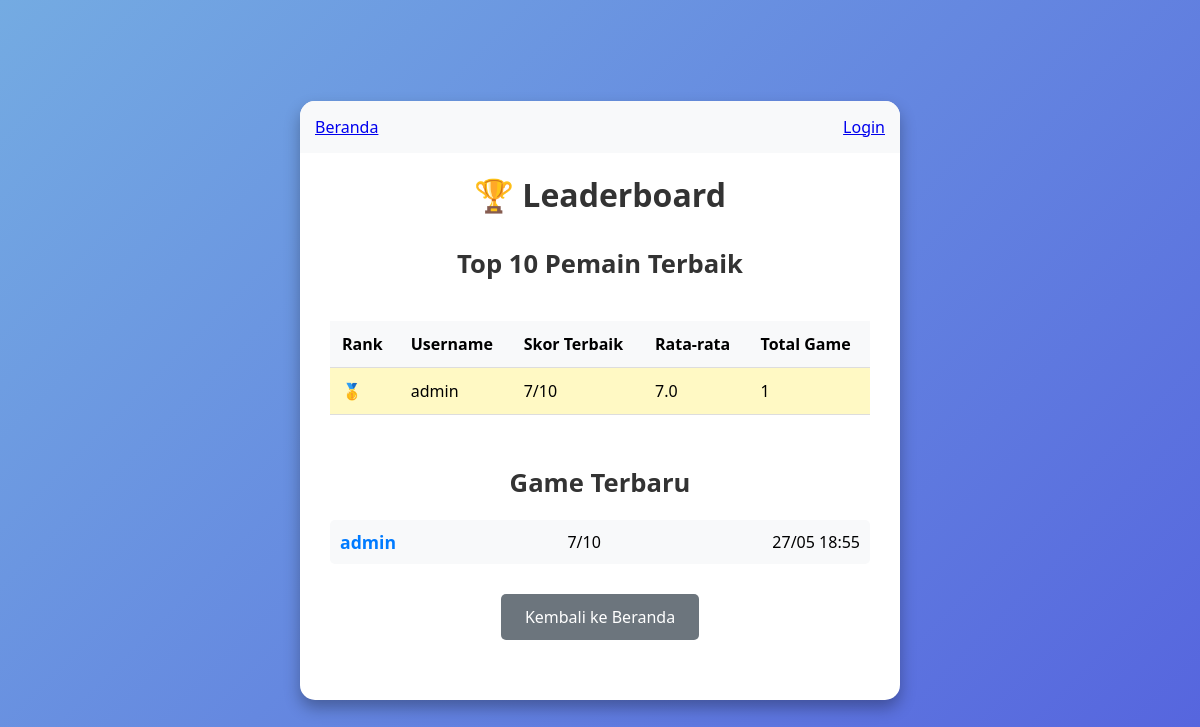
The app's page /leaderboard with its own data.
### app.py (models this page shows, shortened)
class User(db.Model):
    id = db.Column(db.Integer, primary_key=True)
    username = db.Column(db.String(80), unique=True, nullable=False)
    email = db.Column(db.String(120), unique=True, nullable=False)
    created_at = db.Column(db.DateTime, default=datetime.utcnow)
    game_results = db.relationship('GameResult', backref='player', lazy=True)

class GameResult(db.Model):
    id = db.Column(db.Integer, primary_key=True)
    user_id = db.Column(db.Integer, db.ForeignKey('user.id'), nullable=False)
    score = db.Column(db.Integer, nullable=False)
    total_questions = db.Column(db.Integer, default=10)
    played_at = db.Column(db.DateTime, default=datetime.utcnow)
    time_taken = db.Column(db.Integer, nullable=True)  # in seconds

### app.py (the view)
@app.route('/leaderboard')
def leaderboard():
    top_scores = db.session.query(
        User.username,
        db.func.max(GameResult.score).label('best_score'),
        db.func.count(GameResult.id).label('games_played'),
        db.func.avg(GameResult.score).label('avg_score')
    ).join(GameResult).group_by(User.id).order_by(db.func.max(GameResult.score).desc()).limit(10).all()
    recent_games = db.session.query(
        User.username,
        GameResult.score,
        GameResult.played_at
    ).join(GameResult).order_by(GameResult.played_at.desc()).limit(5).all()
    return render_template('leaderboard.html',
                         top_scores=top_scores,
                         recent_games=recent_games)

### templates/leaderboard.html (shortened to what this page needs)
<!DOCTYPE html>
<html lang="id">
  <head>
    <link rel="stylesheet" href="{{ url_for('static', filename='style.css') }}" />
  </head>
  <body>
    <div class="container">
      <nav class="nav-bar">
        <a href="{{ url_for('home') }}">Beranda</a>
        {% if session.username %}
        <a href="{{ url_for('profile') }}">Profil</a>
        <a href="{{ url_for('logout') }}">Logout</a>
        {% else %}
        <a href="{{ url_for('login') }}">Login</a>
        {% endif %}
      </nav>
      <h1>🏆 Leaderboard</h1>
      <div class="leaderboard-section">
        <h2>Top 10 Pemain Terbaik</h2>
        {% if top_scores %}
        <div class="leaderboard-table">
          <table>
            <thead>
              <tr>
                <th>Rank</th>
                <th>Username</th>
                <th>Skor Terbaik</th>
                <th>Rata-rata</th>
                <th>Total Game</th>
              </tr>
            </thead>
            <tbody>
              {% for score in top_scores %}
              <tr class="{% if loop.index <= 3 %}top-{{ loop.index }}{% endif %}">
                <td>{% if loop.index == 1 %}🥇 {% elif loop.index == 2 %}🥈 {% elif loop.index == 3 %}🥉 {% else %}{{ loop.index }} {% endif %}</td>
                <td>{{ score.username }}</td>
                <td>{{ score.best_score }}/10</td>
                <td>{{ "%.1f"|format(score.avg_score) }}</td>
                <td>{{ score.games_played }}</td>
              </tr>
              {% endfor %}
            </tbody>
          </table>
        </div>
        {% else %}
        <p class="no-data">Belum ada data pemain. Jadilah yang pertama!</p>
        {% endif %}
      </div>
      <div class="recent-games-section">
        <h2>Game Terbaru</h2>
        {% if recent_games %}
        <div class="recent-games">
          {% for game in recent_games %}
          <div class="game-item">
            <span class="username">{{ game.username }}</span>
            <span class="score">{{ game.score }}/10</span>
            <span class="date">{{ game.played_at.strftime('%d/%m %H:%M') }}</span>
          </div>
          {% endfor %}
        </div>
        {% else %}
        <p class="no-data">Belum ada game yang dimainkan.</p>
        {% endif %}
      </div>
      <div class="action-buttons">
        <a href="{{ url_for('home') }}" class="btn-secondary">Kembali ke Beranda</a>
      </div>
    </div>
  </body>
</html>

### static/style.css (style rules this page uses)
* { margin: 0; padding: 0; box-sizing: border-box; }
body { font-family: "Segoe UI", Tahoma, Geneva, Verdana, sans-serif; background: linear-gradient(135deg, #74abe2, #5563de); min-height: 100vh; display: flex; justify-content: center; align-items: center; }
.container { background: #ffffff; max-width: 600px; width: 90%; margin: auto; padding: 30px; border-radius: 15px; box-shadow: 0 8px 16px rgba(0, 0, 0, 0.3); text-align: center; }
h1 { color: #333; margin-bottom: 20px; }
.nav-bar { background: #f8f9fa; padding: 15px; margin: -30px -30px 20px -30px; border-radius: 15px 15px 0 0; display: flex; justify-content: space-between; align-items: center; flex-wrap: wrap; }
.leaderboard-section, .recent-games-section { margin: 30px 0; }
.leaderboard-table { overflow-x: auto; }
.leaderboard-table table { width: 100%; border-collapse: collapse; margin: 20px 0; }
.leaderboard-table th, .leaderboard-table td { padding: 12px; text-align: left; border-bottom: 1px solid #ddd; }
.leaderboard-table th { background-color: #f8f9fa; font-weight: bold; }
.leaderboard-table .top-1 { background-color: #fff9c4; }
.recent-games { display: flex; flex-direction: column; gap: 10px; }
.game-item { display: flex; justify-content: space-between; align-items: center; padding: 10px; background-color: #f8f9fa; border-radius: 5px; }
.action-buttons { display: flex; gap: 15px; justify-content: center; flex-wrap: wrap; margin: 30px 0; }
.btn-secondary { background-color: #6c757d; color: white; padding: 12px 24px; text-decoration: none; border-radius: 5px; transition: background-color 0.3s; }
h2 { color: #333; margin-bottom: 20px; font-size: 1.6em; }
.username { color: #007bff; font-weight: bold; font-size: 1.1em; }

### records on screen
User: username "admin", best_score "7", avg_score "7.0", games_played "1"
GameResult: username "admin", score "7", played_at "27/05 18:55"
